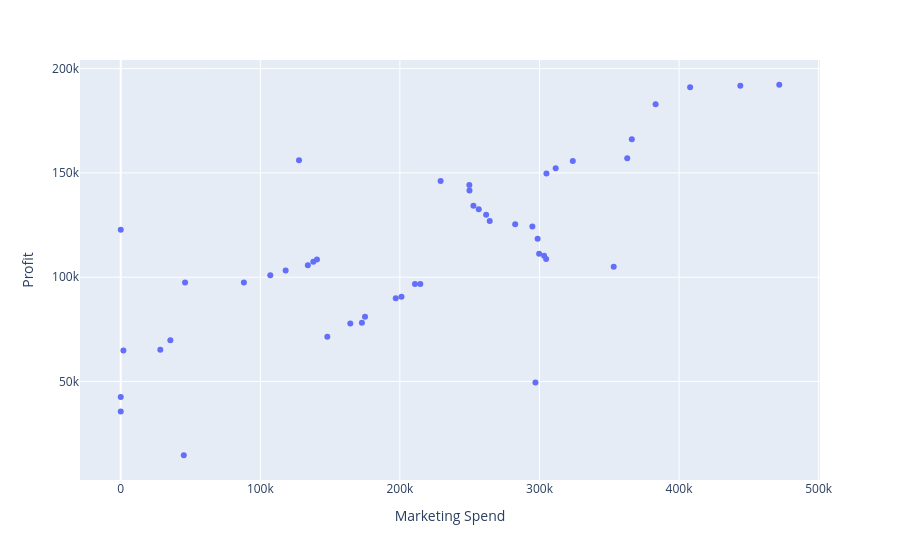

The notebook cell saved with this chart:
### Code cell
import plotly.express as px 
# 2d
import pandas as pd
px.scatter(df, x='Marketing Spend', y='Profit' )
